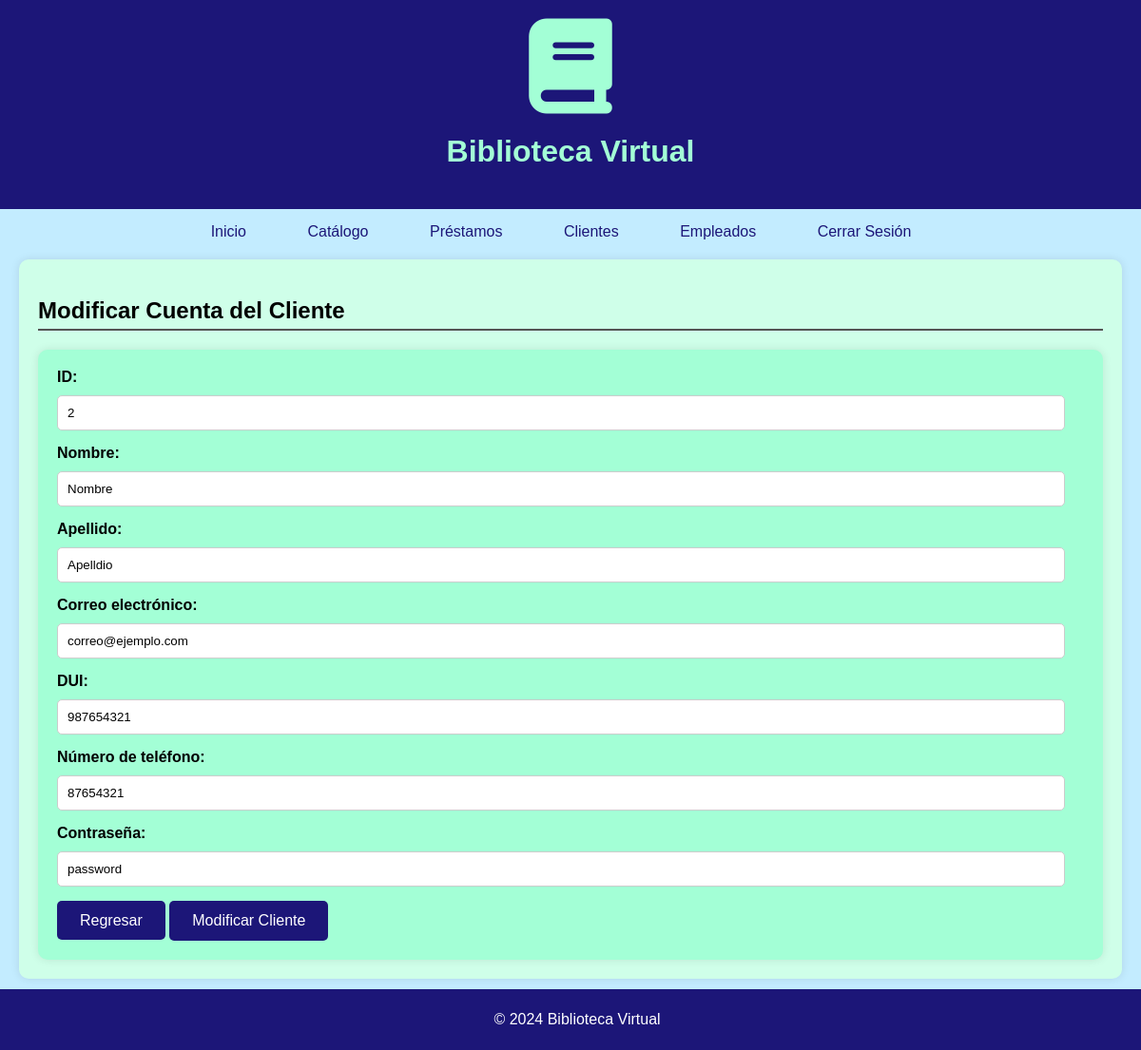
/modificarCliente.php?id=2&mod (signed in), run on the app's committed database.
### tables this page shows
CREATE TABLE `usuarios` (
  `ID` int(8) NOT NULL,
  `nombre` varchar(255) NOT NULL,
  `apellido` varchar(255) NOT NULL,
  `correoElectronico` varchar(255) NOT NULL,
  `DUI` int(9) NOT NULL,
  `telefono` int(8) NOT NULL,
  `contrasena` varchar(255) NOT NULL,
  `empleado` tinyint(1) NOT NULL,
  `admin` tinyint(1) NOT NULL
);

### modificarCliente.php (the view, shortened to what this page needs)
<!DOCTYPE html>
<html lang="es">
    <head>
        <link rel="stylesheet" href="assets/style.css">
    </head>
    <body>
        <?php
            include('assets/menu.php');
            $clientes = new Database();
            if (isset($_GET["id"]) && (isset($_GET["mod"]) || isset($_GET["del"]))) {
                $id = $clientes->sanitize($_GET["id"]);
                $res = $clientes->buscarElemento('usuarios','ID', $id);
                if ($res) {
                    if (isset($_GET["mod"])) {
                        ?>
                        <article class="modCliente">
                            <h1>Modificar Cuenta del Cliente</h1>
                            <main>
                                <form action="clientes.php" method="POST">
                                    <label for="id">ID:</label>
                                    <input type="number" name="id" id="id" readonly="" required="" value="<?php echo $res->ID; ?>">
                                    <label for="nombre">Nombre:</label>
                                    <input type="text" name="nombre" id="nombre" required="" value="<?php echo $res->nombre; ?>">
                                    <label for="apellido">Apellido:</label>
                                    <input type="text" name="apellido" id="apellido" required="" value="<?php echo $res->apellido; ?>">
                                    <label for="correo">Correo electrónico:</label>
                                    <input type="email" name="correo" id="correo" required="" value="<?php echo $res->correoElectronico; ?>">
                                    <label for="dui">DUI:</label>
                                    <input type="number" name="dui" id="dui" required="" value="<?php echo $res->DUI; ?>">
                                    <label for="telefono">Número de teléfono:</label>
                                    <input type="number" name="telefono" id="telefono" required="" value="<?php echo $res->telefono; ?>">
                                    <label for="pass">Contraseña:</label>
                                    <input type="text" name="pass" id="pass" required="" value="<?php echo $res->contrasena; ?>">
                                    <a class="submit" href="clientes.php">Regresar</a>
                                    <button type="submit" id="mod" name="mod" class="submit">Modificar Cliente</button>
                                </form>
                            </main>
                        </article>
                        <?php
                    } else if (isset($_GET["del"])) {
                        ?>
                        <article class="delCliente">
                            <h1>Eliminar Cuenta del Cliente</h1>
                            <main>
                                <form action="clientes.php" method="POST">
                                    <label for="id">ID:</label>
                                    <input type="number" name="id" id="id" disabled="" required="" value="<?php echo $res->ID; ?>">
                                    <label for="nombre">Nombre:</label>
                                    <input type="text" name="nombre" id="nombre" disabled="" required="" value="<?php echo $res->nombre; ?>">
                                    <label for="apellido">Apellido:</label>
                                    <input type="text" name="apellido" id="apellido" disabled="" required="" value="<?php echo $res->apellido; ?>">
                                    <label for="correo">Correo electrónico:</label>
                                    <input type="email" name="correo" id="correo" disabled="" required="" value="<?php echo $res->correoElectronico; ?>">
                                    <label for="dui">DUI:</label>
                                    <input type="number" name="dui" id="dui" disabled="" required="" value="<?php echo $res->DUI; ?>">
                                    <label for="telefono">Número de teléfono:</label>
                                    <input type="number" name="telefono" id="telefono" disabled="" required="" value="<?php echo $res->telefono; ?>">
                                    <label for="pass">Contraseña:</label>
                                    <input type="text" name="pass" id="pass" disabled="" required="" value="<?php echo $res->contrasena; ?>">
                                    <label for="del">ADVERTENCIA: ¿Estás seguro de borrar al usuario cliente <?php echo $res->nombre; ?>? Esta acción no se puede deshacer</label><br>
                                    <a class="submit" href="clientes.php">No, regresar</a>
                                    <button type="submit" id="del" name="del" class="submit">Sí, eliminar cliente</button>
                                </form>
                            </main>
                        </article>
                        <?php
                    }
                }
            }
        ?>
    </body>
</html>

### assets/style.css (style rules this page uses)
:root { --navy: #1C1678; --lightBlue: #c3ecff; --mint: #A3FFD6; --clearColor: #cfffe9; }
body { font-family: Arial, sans-serif; margin: 0; padding: 0; background-color: var(--lightBlue); }
article { background-color: var(--clearColor); margin: 20px 20px 75px 20px; padding: 20px; border-radius: 10px; box-shadow: 0 0 10px rgba(0, 0, 0, 0.1); }
article h1 { border-bottom: 2px solid #545454; padding-bottom: 5px; }
article main { margin-top: 10px; }
form { margin-top: 20px; background-color: var(--mint); padding: 20px; border-radius: 10px; box-shadow: 0 0 10px rgba(0, 0, 0, 0.1); }
label { display: block; margin-bottom: 5px; font-weight: bold; }
input[type = "text"], input[type = "number"], input[type = "date"], input[type = "email"], input[type = "password"], select { width: calc(100% - 20px); padding: 10px; margin-top: 5px; margin-bottom: 15px; border: 1px solid #ccc; border-radius: 5px; box-sizing: border-box; }
.submit { text-decoration: none; background-color: var(--navy); color: white; padding: 12px 24px; border: none; border-radius: 5px; cursor: pointer; font-size: 16px; transition: background-color 0.3s ease; }

### data on the page
usuarios: id "2", nombre "Nombre", apellido "Apelldio", correo "correo@ejemplo.com", dui "987654321", telefono "87654321", pass "password"
